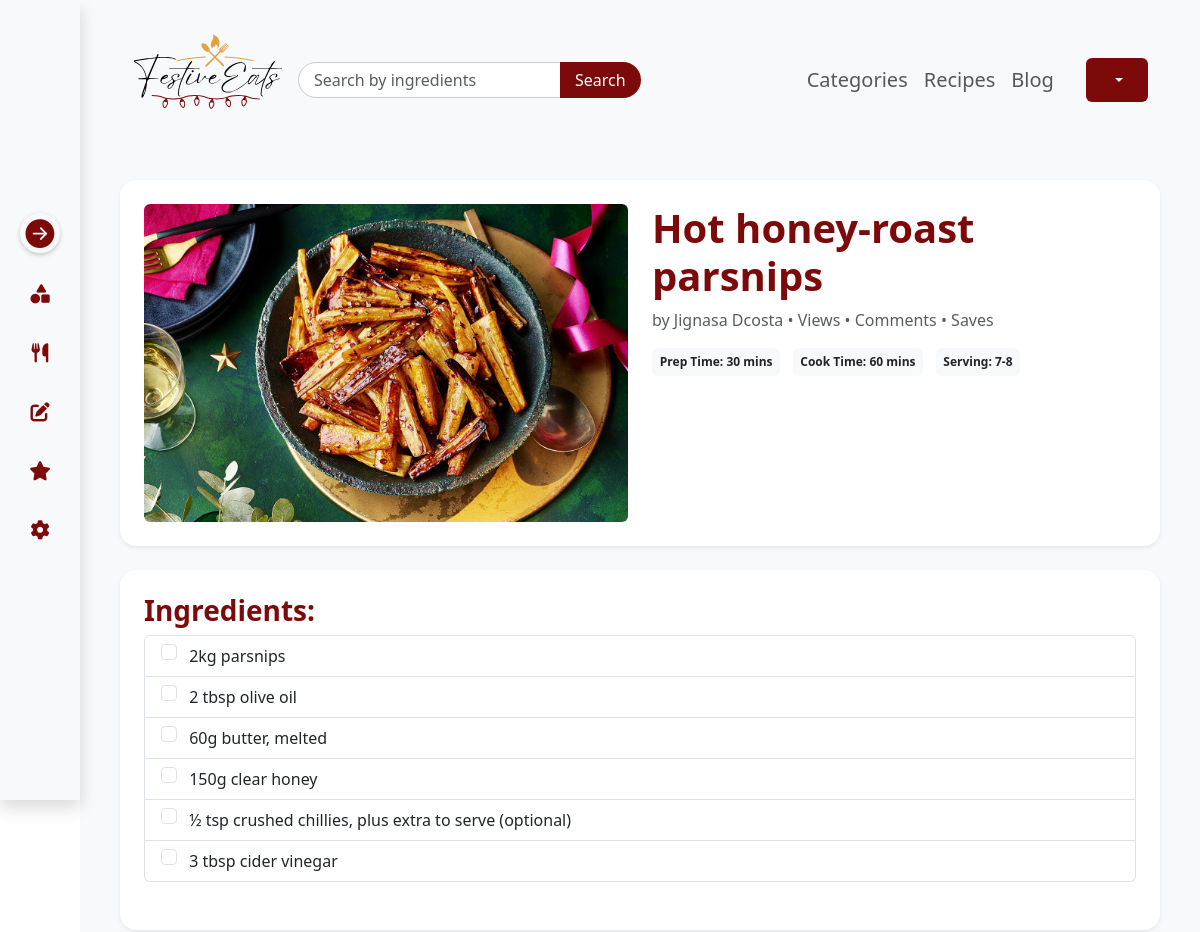
Page /recipe/16/ (upper part) on the earlier database version.
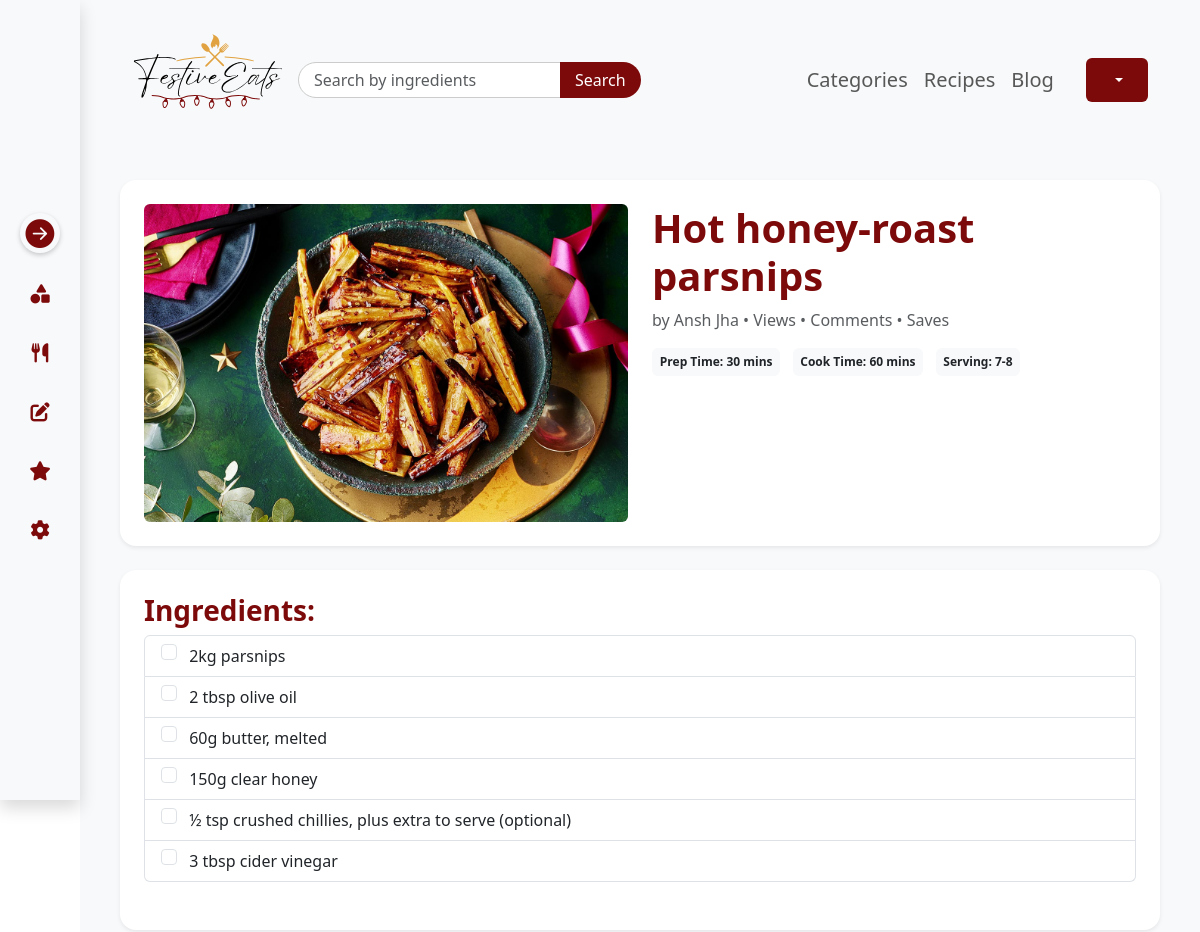
Same page on the later database version.
### account/models.py (models this page shows, shortened)
class Recipe(models.Model):
    user = models.ForeignKey(CustomUser, on_delete=models.CASCADE, related_name='recipes')
    name = models.CharField(max_length=255)
    description = models.TextField()
    category = models.ForeignKey(
        'Category',  # Reference the model name
        on_delete=models.CASCADE,  # Ensure cascading delete
       related_name='cat_recipes',  # Optional: Reverse lookup name
        null=True,  # Allow null if needed
        blank=True  # Allow empty value in forms
    )
    dietary_preference = models.CharField(max_length=50, choices=DIETARY_PREFERENCES)
    ingredients = models.TextField(help_text="Enter each ingredient on a new line.")
    cooking_instructions = models.TextField()
    serving_options = models.CharField(max_length=255, choices=SERVING_OPTIONS)
    preparation_time = models.PositiveIntegerField(help_text="Time in minutes")
    cooking_time = models.PositiveIntegerField(help_text="Time in minutes")
    additional_notes = models.TextField(blank=True, null=True)
    difficulty_level = models.CharField(max_length=10, choices=DIFFICULTY_LEVELS)
    image = models.ImageField(upload_to='recipe_images/', null=True, blank=True)
    created_at = models.DateTimeField(auto_now_add=True)
    updated_at = models.DateTimeField(auto_now=True)
    @property
    def average_rating(self):
        return self.rating_comments.aggregate(models.Avg('rating'))['rating__avg'] or 0

class CustomUser(AbstractUser):
    email = models.EmailField(unique=True)  # Make email unique
    first_name = models.CharField(max_length=50)
    last_name = models.CharField(max_length=50)
    user_permissions=models.ManyToManyField('auth.Permission',related_name='account_user_permission_set',blank=True)
    groups = models.ManyToManyField('auth.Group',related_name='account_user_set',blank=True)
    USERNAME_FIELD = 'email' # Use email as the username field
    REQUIRED_FIELDS = ['username']
    class Meta:
        indexes = [
            models.Index(fields=['username']),
            models.Index(fields=['email']),
        ]

### account/views.py (the view)
# urls.py: path('recipe/<int:id>/',views.recipe_detail,name='recipe_detail'),
def recipe_detail(request, id):
    recipe = get_object_or_404(Recipe, id=id)
    if request.method == 'POST':
        form = RatingCommentForm(request.POST)
        if form.is_valid():
            rating_comment, created = RatingComment.objects.get_or_create(
                recipe=recipe,
                user=request.user,
                defaults={'rating': form.cleaned_data['rating'], 'comment': form.cleaned_data['comment']}
            )
            if not created:
                rating_comment.rating = form.cleaned_data['rating']
                rating_comment.comment = form.cleaned_data['comment']
                rating_comment.save()
            return redirect('recipe_detail', id=recipe.id)
    else:
        form = RatingCommentForm()
    rating_comments = RatingComment.objects.filter(recipe=recipe).select_related('user')
    context = {
        'recipe': recipe,
        'form': form,
        'rating_comments': rating_comments,
    }
    return render(request, "recipe_detail.html", context)

### account/forms.py
class RatingCommentForm(forms.ModelForm):
    class Meta:
        model = RatingComment
        fields = ['rating', 'comment']
        widgets = {
            'rating': forms.Select(choices=[(i, i) for i in range(1, 6)], attrs={'class': 'form-select'}),
            'comment': forms.Textarea(attrs={'class': 'form-control', 'rows': 3, 'placeholder': 'Write your comment here'}),
        }

### templates/recipe_detail.html (shortened to what this page needs)
{% extends "base_autheticated.html" %}
{% load static %}
{% block content %}
<div style="margin: 20px 40px;">
    <div class="container rounded-4 shadow-sm mb-4 bg-white p-4">
        <div class="row d-flex">
            <div class="col-lg-6">
                <img src="{{ recipe.image.url }}" class="img-fluid rounded" alt="Recipe Image">
            </div>
            <div class="col-lg-5">
                <h1 class="fw-bold">{{ recipe.name }}</h1>
                <p class="text-muted">
                    by {{ recipe.user.first_name }} {{ recipe.user.last_name }} • {{ recipe.views }} Views • {{ recipe.comments.count }} Comments • {{ recipe.saves }} Saves
                </p>
                <span class="badge bg-light text-dark me-2 py-2">Prep Time: {{ recipe.preparation_time }} mins</span>
                <span class="badge bg-light text-dark me-2 py-2">Cook Time: {{ recipe.cooking_time }} mins</span>
                <span class="badge bg-light text-dark me-2 py-2">Serving: {{ recipe.serving_options }}</span>
            </div>
        </div>
    </div>
    <div class="container rounded-4 shadow-sm mb-4 bg-white p-4">
        <h3 class="fw-bold">Ingredients:</h3>
        <ul class="list-group mb-4">
            {% for ingredient in recipe.ingredients.splitlines %}
            <li class="list-group-item">
                <input class="form-check-input me-2" type="checkbox">
                {{ ingredient }}
            </li>
            {% endfor %}
        </ul>
    </div>
</div>
{% endblock content %}

Differences in the rows shown:
changed Recipe "Hot honey-roast parsnips": user.first_name "Jignasa" → "Ansh"; user.last_name "Dcosta" → "Jha"
